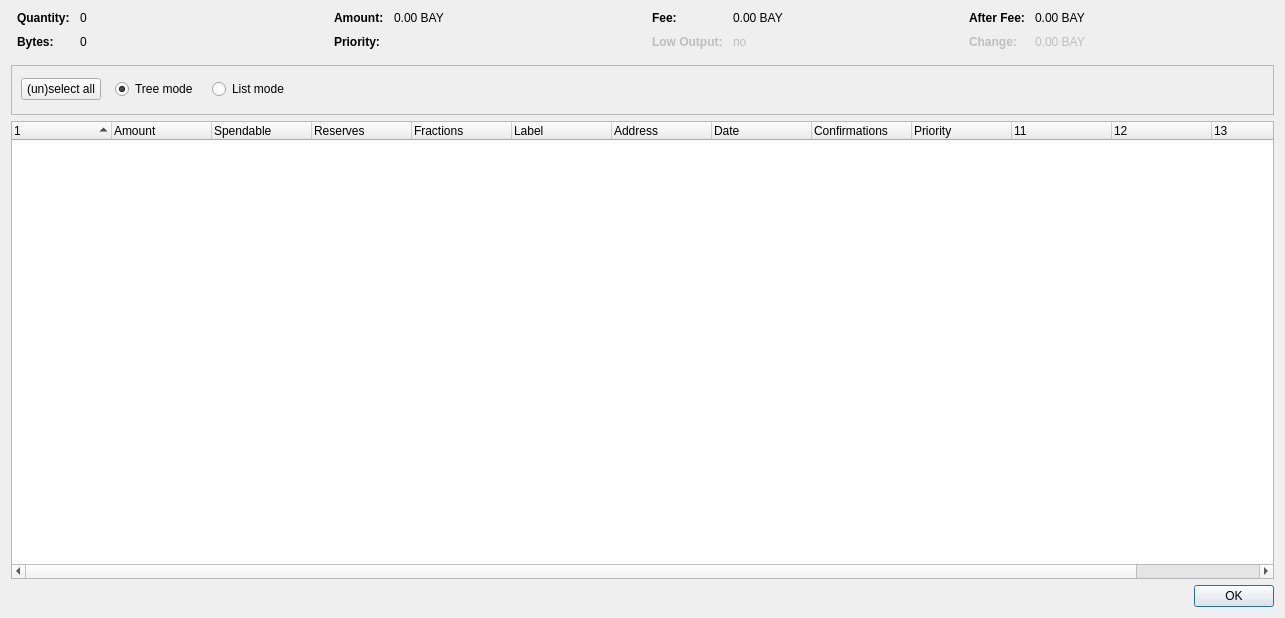
<?xml version="1.0" encoding="UTF-8"?>
<ui version="4.0">
 <class>CoinControlDialog</class>
 <widget class="QDialog" name="CoinControlDialog">
  <property name="geometry">
   <rect>
    <x>0</x>
    <y>0</y>
    <width>1285</width>
    <height>618</height>
   </rect>
  </property>
  <property name="windowTitle">
   <string>Coin Control</string>
  </property>
  <layout class="QVBoxLayout" name="verticalLayout">
   <item>
    <layout class="QHBoxLayout" name="horizontalLayoutTop" stretch="0,0,0,0">
     <property name="topMargin">
      <number>0</number>
     </property>
     <property name="bottomMargin">
      <number>10</number>
     </property>
     <item>
      <layout class="QFormLayout" name="formLayoutCoinControl1">
       <property name="horizontalSpacing">
        <number>10</number>
       </property>
       <property name="verticalSpacing">
        <number>10</number>
       </property>
       <property name="leftMargin">
        <number>6</number>
       </property>
       <property name="rightMargin">
        <number>6</number>
       </property>
       <item row="0" column="0">
        <widget class="QLabel" name="labelCoinControlQuantityText">
         <property name="styleSheet">
          <string notr="true">font-weight:bold;</string>
         </property>
         <property name="text">
          <string>Quantity:</string>
         </property>
        </widget>
       </item>
       <item row="0" column="1">
        <widget class="QLabel" name="labelCoinControlQuantity">
         <property name="cursor">
          <cursorShape>IBeamCursor</cursorShape>
         </property>
         <property name="contextMenuPolicy">
          <enum>Qt::ActionsContextMenu</enum>
         </property>
         <property name="text">
          <string notr="true">0</string>
         </property>
         <property name="textInteractionFlags">
          <set>Qt::LinksAccessibleByMouse|Qt::TextSelectableByKeyboard|Qt::TextSelectableByMouse</set>
         </property>
        </widget>
       </item>
       <item row="1" column="0">
        <widget class="QLabel" name="labelCoinControlBytesText">
         <property name="styleSheet">
          <string notr="true">font-weight:bold;</string>
         </property>
         <property name="text">
          <string>Bytes:</string>
         </property>
        </widget>
       </item>
       <item row="1" column="1">
        <widget class="QLabel" name="labelCoinControlBytes">
         <property name="cursor">
          <cursorShape>IBeamCursor</cursorShape>
         </property>
         <property name="contextMenuPolicy">
          <enum>Qt::ActionsContextMenu</enum>
         </property>
         <property name="text">
          <string notr="true">0</string>
         </property>
         <property name="textInteractionFlags">
          <set>Qt::LinksAccessibleByMouse|Qt::TextSelectableByKeyboard|Qt::TextSelectableByMouse</set>
         </property>
        </widget>
       </item>
      </layout>
     </item>
     <item>
      <layout class="QFormLayout" name="formLayoutCoinControl2">
       <property name="horizontalSpacing">
        <number>10</number>
       </property>
       <property name="verticalSpacing">
        <number>10</number>
       </property>
       <property name="leftMargin">
        <number>6</number>
       </property>
       <property name="rightMargin">
        <number>6</number>
       </property>
       <item row="0" column="0">
        <widget class="QLabel" name="labelCoinControlAmountText">
         <property name="styleSheet">
          <string notr="true">font-weight:bold;</string>
         </property>
         <property name="text">
          <string>Amount:</string>
         </property>
        </widget>
       </item>
       <item row="0" column="1">
        <widget class="QLabel" name="labelCoinControlAmount">
         <property name="cursor">
          <cursorShape>IBeamCursor</cursorShape>
         </property>
         <property name="contextMenuPolicy">
          <enum>Qt::ActionsContextMenu</enum>
         </property>
         <property name="text">
          <string notr="true">0.00 BAY</string>
         </property>
         <property name="textInteractionFlags">
          <set>Qt::LinksAccessibleByMouse|Qt::TextSelectableByKeyboard|Qt::TextSelectableByMouse</set>
         </property>
        </widget>
       </item>
       <item row="1" column="0">
        <widget class="QLabel" name="labelCoinControlPriorityText">
         <property name="styleSheet">
          <string notr="true">font-weight:bold;</string>
         </property>
         <property name="text">
          <string>Priority:</string>
         </property>
        </widget>
       </item>
       <item row="1" column="1">
        <widget class="QLabel" name="labelCoinControlPriority">
         <property name="cursor">
          <cursorShape>IBeamCursor</cursorShape>
         </property>
         <property name="contextMenuPolicy">
          <enum>Qt::ActionsContextMenu</enum>
         </property>
         <property name="text">
          <string/>
         </property>
         <property name="textInteractionFlags">
          <set>Qt::LinksAccessibleByMouse|Qt::TextSelectableByKeyboard|Qt::TextSelectableByMouse</set>
         </property>
        </widget>
       </item>
      </layout>
     </item>
     <item>
      <layout class="QFormLayout" name="formLayoutCoinControl3">
       <property name="horizontalSpacing">
        <number>10</number>
       </property>
       <property name="verticalSpacing">
        <number>10</number>
       </property>
       <property name="leftMargin">
        <number>6</number>
       </property>
       <property name="rightMargin">
        <number>6</number>
       </property>
       <item row="0" column="0">
        <widget class="QLabel" name="labelCoinControlFeeText">
         <property name="styleSheet">
          <string notr="true">font-weight:bold;</string>
         </property>
         <property name="text">
          <string>Fee:</string>
         </property>
        </widget>
       </item>
       <item row="0" column="1">
        <widget class="QLabel" name="labelCoinControlFee">
         <property name="cursor">
          <cursorShape>IBeamCursor</cursorShape>
         </property>
         <property name="contextMenuPolicy">
          <enum>Qt::ActionsContextMenu</enum>
         </property>
         <property name="text">
          <string notr="true">0.00 BAY</string>
         </property>
         <property name="textInteractionFlags">
          <set>Qt::LinksAccessibleByMouse|Qt::TextSelectableByKeyboard|Qt::TextSelectableByMouse</set>
         </property>
        </widget>
       </item>
       <item row="1" column="0">
        <widget class="QLabel" name="labelCoinControlLowOutputText">
         <property name="enabled">
          <bool>false</bool>
         </property>
         <property name="styleSheet">
          <string notr="true">font-weight:bold;</string>
         </property>
         <property name="text">
          <string>Low Output:</string>
         </property>
        </widget>
       </item>
       <item row="1" column="1">
        <widget class="QLabel" name="labelCoinControlLowOutput">
         <property name="enabled">
          <bool>false</bool>
         </property>
         <property name="cursor">
          <cursorShape>IBeamCursor</cursorShape>
         </property>
         <property name="contextMenuPolicy">
          <enum>Qt::ActionsContextMenu</enum>
         </property>
         <property name="text">
          <string notr="true">no</string>
         </property>
         <property name="textInteractionFlags">
          <set>Qt::LinksAccessibleByMouse|Qt::TextSelectableByKeyboard|Qt::TextSelectableByMouse</set>
         </property>
        </widget>
       </item>
      </layout>
     </item>
     <item>
      <layout class="QFormLayout" name="formLayoutCoinControl4">
       <property name="horizontalSpacing">
        <number>10</number>
       </property>
       <property name="verticalSpacing">
        <number>10</number>
       </property>
       <property name="leftMargin">
        <number>6</number>
       </property>
       <property name="rightMargin">
        <number>6</number>
       </property>
       <item row="0" column="0">
        <widget class="QLabel" name="labelCoinControlAfterFeeText">
         <property name="styleSheet">
          <string notr="true">font-weight:bold;</string>
         </property>
         <property name="text">
          <string>After Fee:</string>
         </property>
        </widget>
       </item>
       <item row="0" column="1">
        <widget class="QLabel" name="labelCoinControlAfterFee">
         <property name="cursor">
          <cursorShape>IBeamCursor</cursorShape>
         </property>
         <property name="contextMenuPolicy">
          <enum>Qt::ActionsContextMenu</enum>
         </property>
         <property name="text">
          <string notr="true">0.00 BAY</string>
         </property>
         <property name="textInteractionFlags">
          <set>Qt::LinksAccessibleByMouse|Qt::TextSelectableByKeyboard|Qt::TextSelectableByMouse</set>
         </property>
        </widget>
       </item>
       <item row="1" column="0">
        <widget class="QLabel" name="labelCoinControlChangeText">
         <property name="enabled">
          <bool>false</bool>
         </property>
         <property name="styleSheet">
          <string notr="true">font-weight:bold;</string>
         </property>
         <property name="text">
          <string>Change:</string>
         </property>
        </widget>
       </item>
       <item row="1" column="1">
        <widget class="QLabel" name="labelCoinControlChange">
         <property name="enabled">
          <bool>false</bool>
         </property>
         <property name="cursor">
          <cursorShape>IBeamCursor</cursorShape>
         </property>
         <property name="contextMenuPolicy">
          <enum>Qt::ActionsContextMenu</enum>
         </property>
         <property name="text">
          <string notr="true">0.00 BAY</string>
         </property>
         <property name="textInteractionFlags">
          <set>Qt::LinksAccessibleByMouse|Qt::TextSelectableByKeyboard|Qt::TextSelectableByMouse</set>
         </property>
        </widget>
       </item>
      </layout>
     </item>
    </layout>
   </item>
   <item>
    <widget class="QFrame" name="frame">
     <property name="minimumSize">
      <size>
       <width>0</width>
       <height>50</height>
      </size>
     </property>
     <property name="frameShape">
      <enum>QFrame::StyledPanel</enum>
     </property>
     <property name="frameShadow">
      <enum>QFrame::Sunken</enum>
     </property>
     <widget class="QWidget" name="horizontalLayoutWidget">
      <property name="geometry">
       <rect>
        <x>10</x>
        <y>0</y>
        <width>781</width>
        <height>48</height>
       </rect>
      </property>
      <layout class="QHBoxLayout" name="horizontalLayoutPanel" stretch="0,0,0,0">
       <property name="spacing">
        <number>14</number>
       </property>
       <property name="topMargin">
        <number>10</number>
       </property>
       <property name="bottomMargin">
        <number>10</number>
       </property>
       <item>
        <widget class="QPushButton" name="pushButtonSelectAll">
         <property name="sizePolicy">
          <sizepolicy hsizetype="Maximum" vsizetype="Fixed">
           <horstretch>0</horstretch>
           <verstretch>0</verstretch>
          </sizepolicy>
         </property>
         <property name="text">
          <string>(un)select all</string>
         </property>
        </widget>
       </item>
       <item>
        <widget class="QRadioButton" name="radioTreeMode">
         <property name="sizePolicy">
          <sizepolicy hsizetype="Maximum" vsizetype="Fixed">
           <horstretch>0</horstretch>
           <verstretch>0</verstretch>
          </sizepolicy>
         </property>
         <property name="text">
          <string>Tree mode</string>
         </property>
         <property name="checked">
          <bool>true</bool>
         </property>
        </widget>
       </item>
       <item>
        <widget class="QRadioButton" name="radioListMode">
         <property name="sizePolicy">
          <sizepolicy hsizetype="Maximum" vsizetype="Fixed">
           <horstretch>0</horstretch>
           <verstretch>0</verstretch>
          </sizepolicy>
         </property>
         <property name="text">
          <string>List mode</string>
         </property>
        </widget>
       </item>
       <item>
        <spacer name="horizontalSpacer">
         <property name="orientation">
          <enum>Qt::Horizontal</enum>
         </property>
         <property name="sizeHint" stdset="0">
          <size>
           <width>40</width>
           <height>20</height>
          </size>
         </property>
        </spacer>
       </item>
      </layout>
     </widget>
    </widget>
   </item>
   <item>
    <widget class="CoinControlTreeWidget" name="treeWidget">
     <property name="contextMenuPolicy">
      <enum>Qt::CustomContextMenu</enum>
     </property>
     <property name="sortingEnabled">
      <bool>false</bool>
     </property>
     <property name="columnCount">
      <number>14</number>
     </property>
     <attribute name="headerShowSortIndicator" stdset="0">
      <bool>true</bool>
     </attribute>
     <attribute name="headerStretchLastSection">
      <bool>false</bool>
     </attribute>
     <column>
      <property name="text">
       <string/>
      </property>
     </column>
     <column>
      <property name="text">
       <string>Amount</string>
      </property>
     </column>
     <column>
      <property name="text">
       <string>Spendable</string>
      </property>
     </column>
     <column>
      <property name="text">
       <string>Reserves</string>
      </property>
     </column>
     <column>
      <property name="text">
       <string>Fractions</string>
      </property>
     </column>
     <column>
      <property name="text">
       <string>Label</string>
      </property>
     </column>
     <column>
      <property name="text">
       <string>Address</string>
      </property>
     </column>
     <column>
      <property name="text">
       <string>Date</string>
      </property>
     </column>
     <column>
      <property name="text">
       <string>Confirmations</string>
      </property>
      <property name="toolTip">
       <string>Confirmed</string>
      </property>
     </column>
     <column>
      <property name="text">
       <string>Priority</string>
      </property>
     </column>
     <column>
      <property name="text">
       <string/>
      </property>
     </column>
     <column>
      <property name="text">
       <string/>
      </property>
     </column>
     <column>
      <property name="text">
       <string/>
      </property>
     </column>
     <column>
      <property name="text">
       <string/>
      </property>
     </column>
    </widget>
   </item>
   <item>
    <widget class="QDialogButtonBox" name="buttonBox">
     <property name="orientation">
      <enum>Qt::Horizontal</enum>
     </property>
     <property name="standardButtons">
      <set>QDialogButtonBox::Ok</set>
     </property>
    </widget>
   </item>
  </layout>
 </widget>
 <customwidgets>
  <customwidget>
   <class>CoinControlTreeWidget</class>
   <extends>QTreeWidget</extends>
   <header>coincontroltreewidget.h</header>
  </customwidget>
 </customwidgets>
 <resources/>
 <connections/>
</ui>
